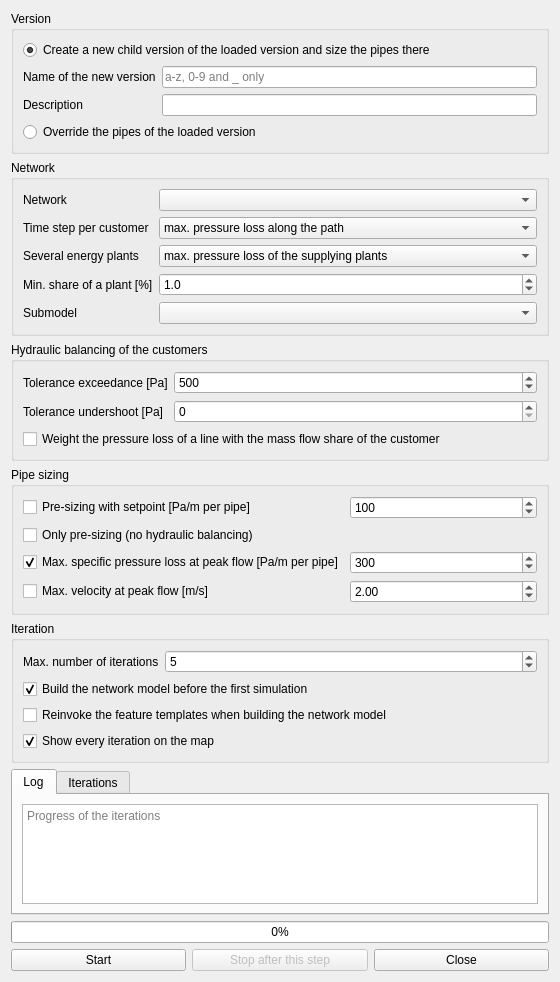
<?xml version="1.0" encoding="UTF-8"?>
<ui version="4.0">
 <class>DynamicPipeSizingDialog</class>
 <widget class="QDialog" name="DynamicPipeSizingDialog">
  <property name="geometry">
   <rect>
    <x>0</x>
    <y>0</y>
    <width>560</width>
    <height>860</height>
   </rect>
  </property>
  <property name="windowTitle">
   <string>Hydraulic balancing</string>
  </property>
  <layout class="QVBoxLayout" name="verticalLayout_main">
   <item>
    <widget class="QgsCollapsibleGroupBox" name="groupBox_version">
     <property name="title">
      <string>Version</string>
     </property>
     <layout class="QGridLayout" name="gridLayout_version">
      <item row="0" column="0" colspan="2">
       <widget class="QRadioButton" name="rbtn_newVersion">
        <property name="text">
         <string>Create a new child version of the loaded version and size the pipes there</string>
        </property>
        <property name="checked">
         <bool>true</bool>
        </property>
       </widget>
      </item>
      <item row="1" column="0">
       <widget class="QLabel" name="label_versionName">
        <property name="text">
         <string>Name of the new version</string>
        </property>
       </widget>
      </item>
      <item row="1" column="1">
       <widget class="QLineEdit" name="lineEdit_versionName">
        <property name="placeholderText">
         <string>a-z, 0-9 and _ only</string>
        </property>
       </widget>
      </item>
      <item row="2" column="0">
       <widget class="QLabel" name="label_versionDescription">
        <property name="text">
         <string>Description</string>
        </property>
       </widget>
      </item>
      <item row="2" column="1">
       <widget class="QLineEdit" name="lineEdit_versionDescription"/>
      </item>
      <item row="3" column="0" colspan="2">
       <widget class="QRadioButton" name="rbtn_overrideVersion">
        <property name="text">
         <string>Override the pipes of the loaded version</string>
        </property>
       </widget>
      </item>
     </layout>
    </widget>
   </item>
   <item>
    <widget class="QgsCollapsibleGroupBox" name="groupBox_network">
     <property name="title">
      <string>Network</string>
     </property>
     <layout class="QFormLayout" name="formLayout_network">
      <item row="0" column="0">
       <widget class="QLabel" name="label_network">
        <property name="text">
         <string>Network</string>
        </property>
       </widget>
      </item>
      <item row="0" column="1">
       <widget class="QComboBox" name="combo_network"/>
      </item>
      <item row="4" column="0">
       <widget class="QLabel" name="label_submodel">
        <property name="text">
         <string>Submodel</string>
        </property>
       </widget>
      </item>
      <item row="4" column="1">
       <widget class="QComboBox" name="combo_submodel"/>
      </item>
      <item row="1" column="0">
       <widget class="QLabel" name="label_timeMode">
        <property name="text">
         <string>Time step per customer</string>
        </property>
       </widget>
      </item>
      <item row="1" column="1">
       <widget class="QComboBox" name="combo_timeMode">
        <item>
         <property name="text">
          <string>max. pressure loss along the path</string>
         </property>
        </item>
        <item>
         <property name="text">
          <string>max. mass flow at the substation</string>
         </property>
        </item>
        <item>
         <property name="text">
          <string>global critical time step</string>
         </property>
        </item>
       </widget>
      </item>
      <item row="2" column="0">
       <widget class="QLabel" name="label_epAggregate">
        <property name="text">
         <string>Several energy plants</string>
        </property>
       </widget>
      </item>
      <item row="2" column="1">
       <widget class="QComboBox" name="combo_epAggregate">
        <item>
         <property name="text">
          <string>max. pressure loss of the supplying plants</string>
         </property>
        </item>
        <item>
         <property name="text">
          <string>weighted with the mass flow shares</string>
         </property>
        </item>
       </widget>
      </item>
      <item row="3" column="0">
       <widget class="QLabel" name="label_minShare">
        <property name="text">
         <string>Min. share of a plant [%]</string>
        </property>
       </widget>
      </item>
      <item row="3" column="1">
       <widget class="QDoubleSpinBox" name="spin_minShare">
        <property name="decimals">
         <number>1</number>
        </property>
        <property name="maximum">
         <double>100.000000000000000</double>
        </property>
        <property name="value">
         <double>1.000000000000000</double>
        </property>
       </widget>
      </item>
     </layout>
    </widget>
   </item>
   <item>
    <widget class="QgsCollapsibleGroupBox" name="groupBox_balancing">
     <property name="title">
      <string>Hydraulic balancing of the customers</string>
     </property>
     <layout class="QFormLayout" name="formLayout_balancing">
      <item row="0" column="0">
       <widget class="QLabel" name="label_tolAbove">
        <property name="text">
         <string>Tolerance exceedance [Pa]</string>
        </property>
       </widget>
      </item>
      <item row="0" column="1">
       <widget class="QDoubleSpinBox" name="spin_tolAbove">
        <property name="decimals">
         <number>0</number>
        </property>
        <property name="maximum">
         <double>1000000.000000000000000</double>
        </property>
        <property name="singleStep">
         <double>100.000000000000000</double>
        </property>
        <property name="value">
         <double>500.000000000000000</double>
        </property>
       </widget>
      </item>
      <item row="1" column="0">
       <widget class="QLabel" name="label_tolBelow">
        <property name="text">
         <string>Tolerance undershoot [Pa]</string>
        </property>
       </widget>
      </item>
      <item row="1" column="1">
       <widget class="QDoubleSpinBox" name="spin_tolBelow">
        <property name="decimals">
         <number>0</number>
        </property>
        <property name="maximum">
         <double>1000000.000000000000000</double>
        </property>
        <property name="singleStep">
         <double>100.000000000000000</double>
        </property>
        <property name="value">
         <double>0.000000000000000</double>
        </property>
       </widget>
      </item>
      <item row="2" column="0" colspan="2">
       <widget class="QCheckBox" name="checkBox_weighted">
        <property name="text">
         <string>Weight the pressure loss of a line with the mass flow share of the customer</string>
        </property>
       </widget>
      </item>
     </layout>
    </widget>
   </item>
   <item>
    <widget class="QgsCollapsibleGroupBox" name="groupBox_sizing">
     <property name="title">
      <string>Pipe sizing</string>
     </property>
     <layout class="QGridLayout" name="gridLayout_sizing">
      <item row="0" column="0">
       <widget class="QCheckBox" name="checkBox_presize">
        <property name="text">
         <string>Pre-sizing with setpoint [Pa/m per pipe]</string>
        </property>
       </widget>
      </item>
      <item row="0" column="1">
       <widget class="QDoubleSpinBox" name="spin_dpSpezSetpoint">
        <property name="decimals">
         <number>0</number>
        </property>
        <property name="maximum">
         <double>10000.000000000000000</double>
        </property>
        <property name="singleStep">
         <double>10.000000000000000</double>
        </property>
        <property name="value">
         <double>100.000000000000000</double>
        </property>
       </widget>
      </item>
      <item row="1" column="0" colspan="2">
       <widget class="QCheckBox" name="checkBox_presizeOnly">
        <property name="text">
         <string>Only pre-sizing (no hydraulic balancing)</string>
        </property>
       </widget>
      </item>
      <item row="2" column="0">
       <widget class="QCheckBox" name="checkBox_dpSpezMax">
        <property name="text">
         <string>Max. specific pressure loss at peak flow [Pa/m per pipe]</string>
        </property>
        <property name="checked">
         <bool>true</bool>
        </property>
       </widget>
      </item>
      <item row="2" column="1">
       <widget class="QDoubleSpinBox" name="spin_dpSpezMax">
        <property name="decimals">
         <number>0</number>
        </property>
        <property name="maximum">
         <double>10000.000000000000000</double>
        </property>
        <property name="singleStep">
         <double>10.000000000000000</double>
        </property>
        <property name="value">
         <double>300.000000000000000</double>
        </property>
       </widget>
      </item>
      <item row="3" column="0">
       <widget class="QCheckBox" name="checkBox_vMax">
        <property name="text">
         <string>Max. velocity at peak flow [m/s]</string>
        </property>
       </widget>
      </item>
      <item row="3" column="1">
       <widget class="QDoubleSpinBox" name="spin_vMax">
        <property name="decimals">
         <number>2</number>
        </property>
        <property name="maximum">
         <double>20.000000000000000</double>
        </property>
        <property name="singleStep">
         <double>0.100000000000000</double>
        </property>
        <property name="value">
         <double>2.000000000000000</double>
        </property>
       </widget>
      </item>
     </layout>
    </widget>
   </item>
   <item>
    <widget class="QgsCollapsibleGroupBox" name="groupBox_iteration">
     <property name="title">
      <string>Iteration</string>
     </property>
     <layout class="QFormLayout" name="formLayout_iteration">
      <item row="0" column="0">
       <widget class="QLabel" name="label_maxIter">
        <property name="text">
         <string>Max. number of iterations</string>
        </property>
       </widget>
      </item>
      <item row="0" column="1">
       <widget class="QSpinBox" name="spin_maxIter">
        <property name="minimum">
         <number>1</number>
        </property>
        <property name="maximum">
         <number>100</number>
        </property>
        <property name="value">
         <number>5</number>
        </property>
       </widget>
      </item>
      <item row="1" column="0" colspan="2">
       <widget class="QCheckBox" name="checkBox_buildFirst">
        <property name="text">
         <string>Build the network model before the first simulation</string>
        </property>
        <property name="checked">
         <bool>true</bool>
        </property>
       </widget>
      </item>
      <item row="2" column="0" colspan="2">
       <widget class="QCheckBox" name="checkbox_reinvokeFeatures">
        <property name="text">
         <string>Reinvoke the feature templates when building the network model</string>
        </property>
       </widget>
      </item>
      <item row="3" column="0" colspan="2">
       <widget class="QCheckBox" name="checkBox_showMap">
        <property name="text">
         <string>Show every iteration on the map</string>
        </property>
        <property name="toolTip">
         <string>dp at the substations, weak point and design mass flow of the lines of every iteration as layers in the group Hydraulic balancing</string>
        </property>
        <property name="checked">
         <bool>true</bool>
        </property>
       </widget>
      </item>
     </layout>
    </widget>
   </item>
   <item>
    <widget class="QTabWidget" name="tabWidget_results">
     <property name="currentIndex">
      <number>0</number>
     </property>
     <widget class="QWidget" name="tab_log">
      <attribute name="title">
       <string>Log</string>
      </attribute>
      <layout class="QVBoxLayout" name="verticalLayout_log">
       <item>
        <widget class="QPlainTextEdit" name="textEdit_log">
         <property name="readOnly">
          <bool>true</bool>
         </property>
         <property name="placeholderText">
          <string>Progress of the iterations</string>
         </property>
        </widget>
       </item>
      </layout>
     </widget>
     <widget class="QWidget" name="tab_iterations">
      <attribute name="title">
       <string>Iterations</string>
      </attribute>
      <layout class="QVBoxLayout" name="verticalLayout_iterations">
       <item>
        <widget class="QTableWidget" name="table_iterations">
         <property name="editTriggers">
          <set>QAbstractItemView::NoEditTriggers</set>
         </property>
         <property name="selectionBehavior">
          <enum>QAbstractItemView::SelectRows</enum>
         </property>
         <property name="toolTip">
          <string>Iterations of the last run in the loaded version (dp at the substations as simulated, spread after sizing estimated). Select one or more iterations and show them on the map.</string>
         </property>
        </widget>
       </item>
       <item>
        <layout class="QHBoxLayout" name="horizontalLayout_iterations">
         <item>
          <widget class="QPushButton" name="btn_showIterations">
           <property name="text">
            <string>Show selected iterations on the map</string>
           </property>
          </widget>
         </item>
         <item>
          <widget class="QPushButton" name="btn_removeIterationLayers">
           <property name="text">
            <string>Remove the iteration layers</string>
           </property>
          </widget>
         </item>
         <item>
          <widget class="QPushButton" name="btn_reloadIterations">
           <property name="text">
            <string>Reload</string>
           </property>
          </widget>
         </item>
        </layout>
       </item>
      </layout>
     </widget>
    </widget>
   </item>
   <item>
    <widget class="QProgressBar" name="progress">
     <property name="value">
      <number>0</number>
     </property>
    </widget>
   </item>
   <item>
    <layout class="QHBoxLayout" name="horizontalLayout_buttons">
     <item>
      <widget class="QPushButton" name="btn_start">
       <property name="text">
        <string>Start</string>
       </property>
      </widget>
     </item>
     <item>
      <widget class="QPushButton" name="btn_stop">
       <property name="enabled">
        <bool>false</bool>
       </property>
       <property name="text">
        <string>Stop after this step</string>
       </property>
      </widget>
     </item>
     <item>
      <widget class="QPushButton" name="btn_cancel">
       <property name="text">
        <string>Close</string>
       </property>
      </widget>
     </item>
    </layout>
   </item>
  </layout>
 </widget>
 <customwidgets>
  <customwidget>
   <class>QgsCollapsibleGroupBox</class>
   <extends>QGroupBox</extends>
   <header>qgscollapsiblegroupbox.h</header>
   <container>1</container>
  </customwidget>
 </customwidgets>
 <resources/>
 <connections/>
</ui>
